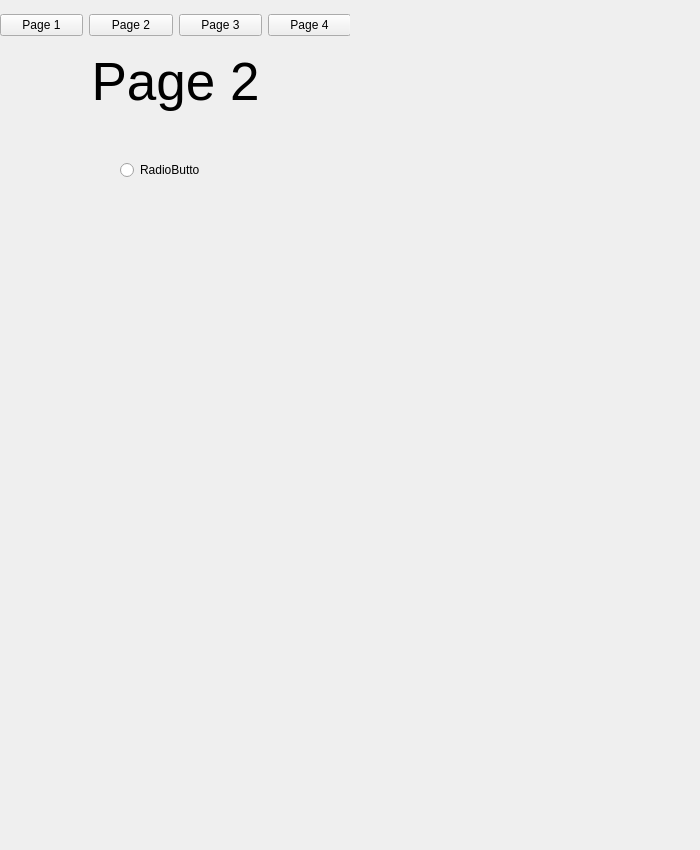
<?xml version="1.0" encoding="UTF-8"?>
<ui version="4.0">
 <class>MainWindow</class>
 <widget class="QMainWindow" name="MainWindow">
  <property name="geometry">
   <rect>
    <x>0</x>
    <y>0</y>
    <width>700</width>
    <height>850</height>
   </rect>
  </property>
  <property name="minimumSize">
   <size>
    <width>700</width>
    <height>850</height>
   </size>
  </property>
  <property name="maximumSize">
   <size>
    <width>700</width>
    <height>850</height>
   </size>
  </property>
  <property name="windowTitle">
   <string>Conentration App</string>
  </property>
  <property name="unifiedTitleAndToolBarOnMac">
   <bool>false</bool>
  </property>
  <widget class="QWidget" name="main_widget">
   <property name="enabled">
    <bool>true</bool>
   </property>
   <property name="minimumSize">
    <size>
     <width>350</width>
     <height>200</height>
    </size>
   </property>
   <property name="maximumSize">
    <size>
     <width>350</width>
     <height>200</height>
    </size>
   </property>
   <property name="autoFillBackground">
    <bool>true</bool>
   </property>
   <widget class="QWidget" name="horizontalLayoutWidget">
    <property name="geometry">
     <rect>
      <x>0</x>
      <y>0</y>
      <width>351</width>
      <height>51</height>
     </rect>
    </property>
    <layout class="QHBoxLayout" name="top_bar">
     <item>
      <widget class="QPushButton" name="btn_page_1">
       <property name="text">
        <string>Page 1</string>
       </property>
      </widget>
     </item>
     <item>
      <widget class="QPushButton" name="btn_page_2">
       <property name="styleSheet">
        <string notr="true"/>
       </property>
       <property name="text">
        <string>Page 2</string>
       </property>
      </widget>
     </item>
     <item>
      <widget class="QPushButton" name="btn_page_3">
       <property name="text">
        <string>Page 3</string>
       </property>
      </widget>
     </item>
     <item>
      <widget class="QPushButton" name="btn_page_4">
       <property name="text">
        <string>Page 4</string>
       </property>
      </widget>
     </item>
    </layout>
   </widget>
   <widget class="QWidget" name="verticalLayoutWidget">
    <property name="geometry">
     <rect>
      <x>0</x>
      <y>50</y>
      <width>352</width>
      <height>152</height>
     </rect>
    </property>
    <layout class="QVBoxLayout" name="Content">
     <item>
      <widget class="QStackedWidget" name="stackedWidget">
       <property name="minimumSize">
        <size>
         <width>350</width>
         <height>150</height>
        </size>
       </property>
       <property name="maximumSize">
        <size>
         <width>350</width>
         <height>150</height>
        </size>
       </property>
       <property name="currentIndex">
        <number>1</number>
       </property>
       <widget class="QWidget" name="page_1">
        <property name="minimumSize">
         <size>
          <width>350</width>
          <height>150</height>
         </size>
        </property>
        <property name="maximumSize">
         <size>
          <width>350</width>
          <height>150</height>
         </size>
        </property>
        <widget class="QLabel" name="label_1">
         <property name="geometry">
          <rect>
           <x>10</x>
           <y>10</y>
           <width>121</width>
           <height>61</height>
          </rect>
         </property>
         <property name="font">
          <font>
           <pointsize>20</pointsize>
          </font>
         </property>
         <property name="text">
          <string>Page 1</string>
         </property>
         <property name="alignment">
          <set>Qt::AlignCenter</set>
         </property>
        </widget>
        <widget class="QCheckBox" name="checkBox">
         <property name="geometry">
          <rect>
           <x>180</x>
           <y>70</y>
           <width>61</width>
           <height>16</height>
          </rect>
         </property>
         <property name="text">
          <string>CheckBox</string>
         </property>
        </widget>
       </widget>
       <widget class="QWidget" name="page_2">
        <widget class="QLabel" name="label_2">
         <property name="geometry">
          <rect>
           <x>0</x>
           <y>-20</y>
           <width>351</width>
           <height>101</height>
          </rect>
         </property>
         <property name="font">
          <font>
           <pointsize>40</pointsize>
          </font>
         </property>
         <property name="text">
          <string>Page 2</string>
         </property>
         <property name="alignment">
          <set>Qt::AlignCenter</set>
         </property>
        </widget>
        <widget class="QRadioButton" name="radioButton">
         <property name="geometry">
          <rect>
           <x>120</x>
           <y>110</y>
           <width>80</width>
           <height>18</height>
          </rect>
         </property>
         <property name="text">
          <string>RadioButton</string>
         </property>
        </widget>
       </widget>
       <widget class="QWidget" name="page_3">
        <widget class="QLabel" name="label_3">
         <property name="geometry">
          <rect>
           <x>0</x>
           <y>0</y>
           <width>351</width>
           <height>151</height>
          </rect>
         </property>
         <property name="font">
          <font>
           <pointsize>40</pointsize>
          </font>
         </property>
         <property name="text">
          <string>Page 3</string>
         </property>
         <property name="alignment">
          <set>Qt::AlignCenter</set>
         </property>
        </widget>
       </widget>
       <widget class="QWidget" name="page_4">
        <property name="minimumSize">
         <size>
          <width>350</width>
          <height>150</height>
         </size>
        </property>
        <property name="maximumSize">
         <size>
          <width>350</width>
          <height>150</height>
         </size>
        </property>
        <widget class="QLabel" name="label_4">
         <property name="geometry">
          <rect>
           <x>0</x>
           <y>0</y>
           <width>351</width>
           <height>151</height>
          </rect>
         </property>
         <property name="font">
          <font>
           <pointsize>40</pointsize>
          </font>
         </property>
         <property name="text">
          <string>Page 4</string>
         </property>
         <property name="alignment">
          <set>Qt::AlignCenter</set>
         </property>
        </widget>
       </widget>
      </widget>
     </item>
    </layout>
   </widget>
  </widget>
 </widget>
 <resources/>
 <connections/>
</ui>
